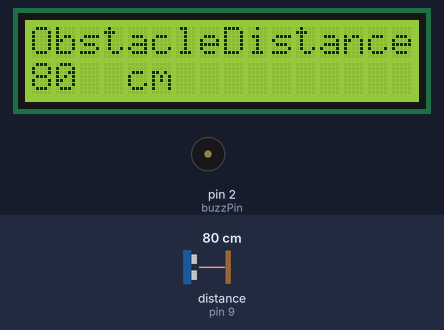
A sketch run on a simulated Arduino Uno, built with avr-gcc and run on an emulated ATmega328P. Shown: 16×2 character LCD, buzzer (waves = sounding, pin HIGH). Wiring (inferred from the names in the program): ultrasonic range finder: trigger pin 10; echo pin 9. The test bench sets the inputs (shaded band); at power-on: distance to the obstacle (sensor on pin 9) 80 cm. The echo pulse lasts 58.3 µs per cm; pins used as bus, display or sensor lines are not drawn; what the sketch prints to the serial monitor is not drawn.

Above: at 1.2 s.
1.3 s: distance to the obstacle (sensor on pin 9) set to 12 cm
At 1.7 s:
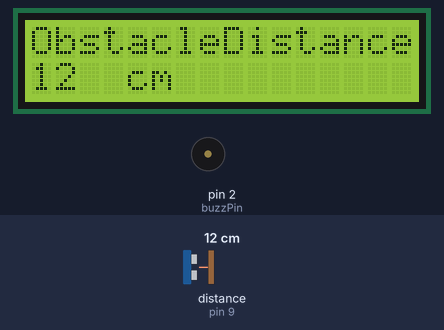
2.9 s: distance to the obstacle (sensor on pin 9) set to 9 cm
At 3.5 s:
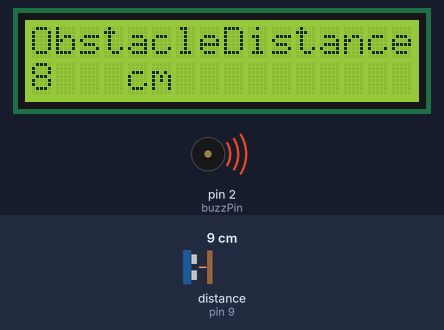
4.5 s: distance to the obstacle (sensor on pin 9) set to 35 cm
At 5.6 s:
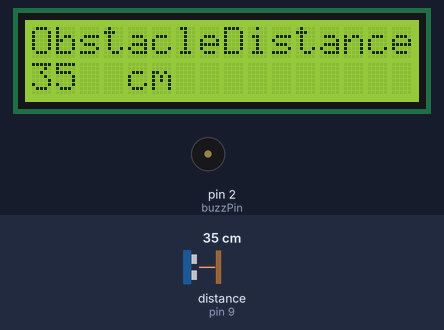
6.2 s: distance to the obstacle (sensor on pin 9) set to 18 cm
At 7.7 s:
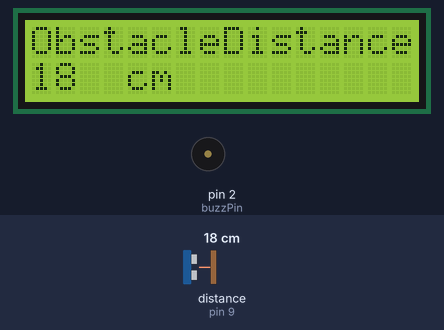
Timing chart, 0 to 8.7 s (numbered marks = the images above; inputs shaded):
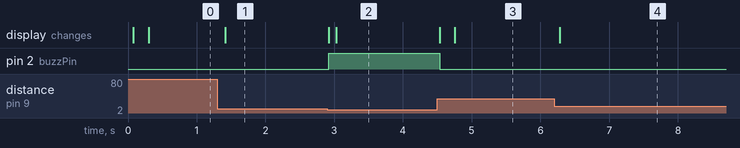

The sketch:

_obstacle_detection_alarm_1.ino
```cpp
// Define pins for ultrasonic and buzzer
// include the library code:
// initialize the library with the numbers of the interface pins
// The circuit:
// 10K resistor:
// ends to +5V and ground
#include <LiquidCrystal.h>
LiquidCrystal lcd(12,11,6,5,4,3);
int const trigPin = 10;
int const echoPin = 9;
int const buzzPin = 2;
void setup()
{
Serial.begin(9600);
lcd.begin(16,2);
lcd.print("ObstacleDetector");
pinMode(trigPin, OUTPUT); // trig pin will have pulses output
pinMode(echoPin, INPUT); // echo pin should be input to get pulse width
pinMode(buzzPin, OUTPUT); // buzz pin is output to control buzzering
}
void loop()
{
// Duration will be the input pulse width and distance will be the distance to the obstacle in centimeters
int duration, distance;
// Output pulse with 1ms width on trigPin
digitalWrite(trigPin, HIGH);
delay(1);
digitalWrite(trigPin, LOW);
// Measure the pulse input in echo pin
duration = pulseIn(echoPin, HIGH);
// Distance is half the duration divided by 29.1 (from datasheet)
distance = (duration/2) / 29.1;
lcd.clear();
lcd.print("ObstacleDistance");
lcd.setCursor(0,1);
lcd.print(distance);
lcd.setCursor(4,1);
lcd.print("cm");
Serial.print( "obstacle Distance in cm is " );
Serial.print(distance);
Serial.println();
// if distance less than 1 meter and more than 0 (0 or less means over range)
if (distance <= 10 && distance >= 0) {
// Buzz
digitalWrite(buzzPin, HIGH);
} else {
// Don't buzz
digitalWrite(buzzPin, LOW);
}
// Waiting 60 ms won't hurt any one
delay(100);
}
```

Measured:
- the behaviour switches between 11 and 10 cm on distance to the obstacle (sensor on pin 9) (found by bisection; images 1 and 2)
- after the input at 1.3 s, the display: changes after 0.11 s (image 1)
- after the input at 2.9 s, pin 2 (buzzPin): LOW → HIGH at once; the display: first changes at once (image 2 shows a later state)
- after the input at 4.5 s, pin 2 (buzzPin): HIGH → LOW at once; the display: first changes at once (image 3 shows a later state)
- after the input at 6.2 s, the display: changes after 0.08 s (image 4)
